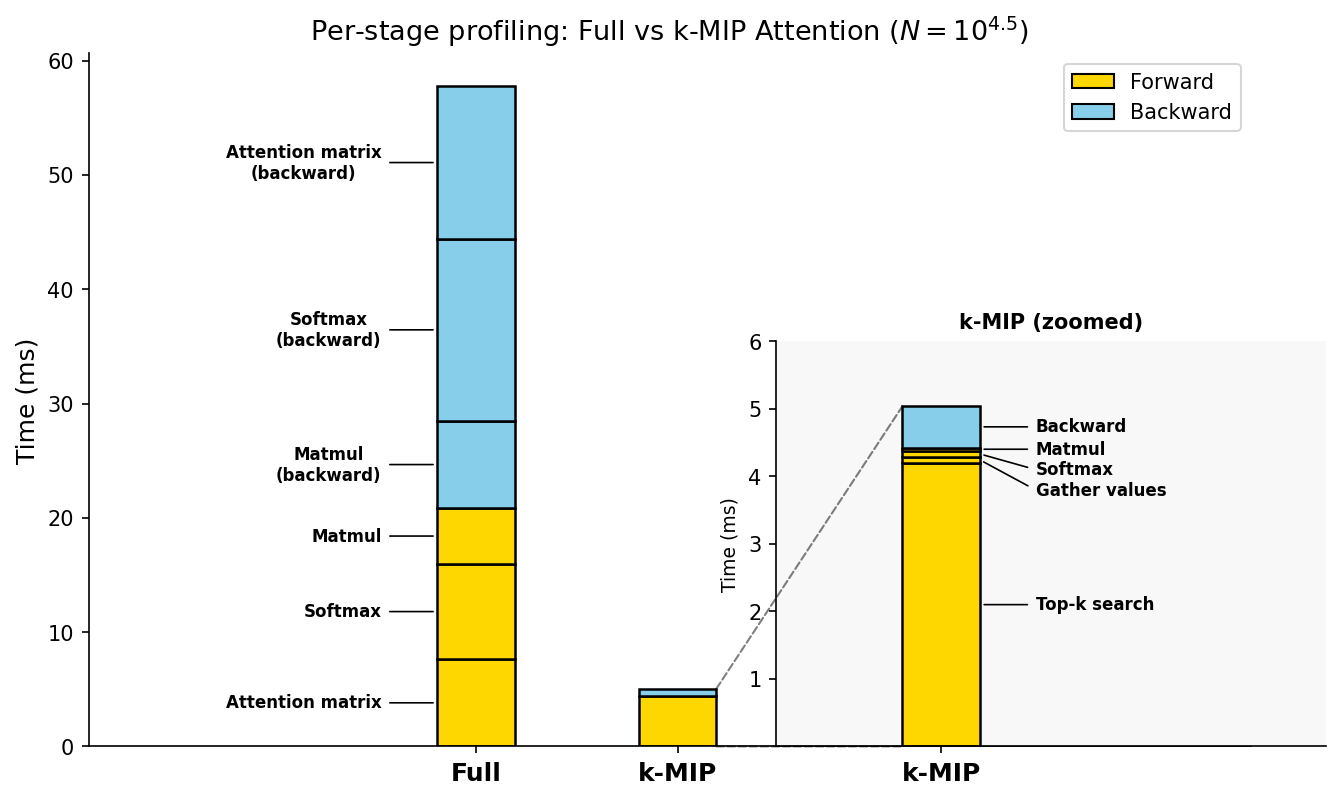

Source code (Python):
"""
Per-stage profiling: Full Attention vs k-MIP Attention at N=10^4.5.
Produces a stacked bar chart comparing per-stage computation time.
"""

import gc
import os
import time
import math
import subprocess

os.environ["PYTORCH_CUDA_ALLOC_CONF"] = "expandable_segments:True"

# Select the GPU with the most free memory (must be before importing torch)
_result = subprocess.run(
    ["nvidia-smi", "--query-gpu=index,memory.free", "--format=csv,noheader,nounits"],
    capture_output=True, text=True,
)
if _result.returncode == 0:
    _gpus = []
    for _line in _result.stdout.strip().split("\n"):
        _idx, _free = _line.split(",")
        _gpus.append((int(_idx.strip()), int(_free.strip())))
    _best_gpu = max(_gpus, key=lambda x: x[1])[0]
    os.environ["CUDA_VISIBLE_DEVICES"] = str(_best_gpu)
    print(f"Selected GPU {_best_gpu} (most free memory)")

import numpy as np
import torch
import torch.nn.functional as F
import matplotlib.pyplot as plt

from methods.symbolic_sparse import symbolic_sparse_nearest_k_keys

# --- Parameters ---
N = 31623  # 10^4.5
k = 10
d_K = 10
val_dim = 10
B = 1
H = 1
NUM_WARMUP = 1
NUM_RUNS = 5
DEVICE = "cuda"
DTYPE = torch.float32

torch.manual_seed(0)
torch.cuda.manual_seed(0)


def sync():
    torch.cuda.synchronize()


# ============================================================
# Full Attention: forward (sync boundaries) + backward (autograd hooks)
# ============================================================

def profile_full_forward(Q, K, V):
    """Profile full attention forward per-stage."""
    sync()

    t0 = time.time()
    attn_scores = torch.einsum("bhqd,bhkd->bhqk", Q, K) / math.sqrt(d_K)
    sync()
    fwd_matmul_qk = time.time() - t0

    t0 = time.time()
    attn_probs = F.softmax(attn_scores, dim=-1)
    sync()
    fwd_softmax = time.time() - t0

    t0 = time.time()
    out = torch.einsum("bhqk,bhkd->bhqd", attn_probs, V)
    sync()
    fwd_matmul_av = time.time() - t0

    del out, attn_probs, attn_scores
    return {"fwd_matmul_qk": fwd_matmul_qk, "fwd_softmax": fwd_softmax, "fwd_matmul_av": fwd_matmul_av}


def profile_full_backward(Q, K, V):
    """Profile full attention backward per-stage using autograd hooks.
    Q, K, V must have requires_grad=True."""
    # Forward (untimed) — builds autograd graph
    attn_scores = torch.einsum("bhqd,bhkd->bhqk", Q, K) / math.sqrt(d_K)
    attn_probs = F.softmax(attn_scores, dim=-1)
    out = torch.einsum("bhqk,bhkd->bhqd", attn_probs, V)

    # Register hooks that fire in reverse order during backward:
    #   out hook → (matmul AV bwd) → attn_probs hook → (softmax bwd) → attn_scores hook → (matmul QK bwd) → end
    hook_times = []

    def record_time(grad):
        sync()
        hook_times.append(time.time())

    out.register_hook(record_time)
    attn_probs.register_hook(record_time)
    attn_scores.register_hook(record_time)

    grad_output = torch.ones_like(out)
    sync()
    out.backward(grad_output)
    sync()
    t_bwd_end = time.time()

    bwd_matmul_av = hook_times[1] - hook_times[0]
    bwd_softmax = hook_times[2] - hook_times[1]
    bwd_matmul_qk = t_bwd_end - hook_times[2]

    return {"bwd_matmul_av": bwd_matmul_av, "bwd_softmax": bwd_softmax, "bwd_matmul_qk": bwd_matmul_qk}


# ============================================================
# k-MIP Attention: forward (per-stage) + backward (single block)
# ============================================================

def profile_kmip_forward(Q, K, V):
    """Profile k-MIP forward pass per-stage. Returns dict of stage times."""
    sync()

    # Stage 1: top-k search
    t0 = time.time()
    nearest_key_indices = symbolic_sparse_nearest_k_keys(Q, K, k).to(torch.int64)
    sync()
    fwd_topk = time.time() - t0

    # Stage 2: gather keys & values
    t0 = time.time()
    nearest_keys = torch.gather(
        input=K.unsqueeze(-2).expand(*K.shape[:-1], k, d_K),
        dim=-3,
        index=nearest_key_indices.unsqueeze(-1).expand(*nearest_key_indices.shape, d_K),
    )
    nearest_values = torch.gather(
        input=V.unsqueeze(-2).expand(*K.shape[:-1], k, val_dim),
        dim=-3,
        index=nearest_key_indices.unsqueeze(-1).expand(*nearest_key_indices.shape, val_dim),
    )
    sync()
    fwd_gather = time.time() - t0

    # Stage 3: softmax (QK scores on gathered keys + softmax)
    t0 = time.time()
    queries_extended = Q.unsqueeze(-2).expand(*Q.shape[:-1], k, d_K)
    attn_weights = (queries_extended * nearest_keys).sum(-1) / math.sqrt(d_K)
    attn_weights = F.softmax(attn_weights, dim=-1)
    sync()
    fwd_softmax = time.time() - t0

    # Stage 4: matmul (weighted sum of gathered values)
    t0 = time.time()
    out = (attn_weights.unsqueeze(-1) * nearest_values).sum(dim=-2)
    sync()
    fwd_matmul = time.time() - t0

    del out, attn_weights, queries_extended, nearest_keys, nearest_values, nearest_key_indices

    return {
        "fwd_topk": fwd_topk,
        "fwd_gather": fwd_gather,
        "fwd_softmax": fwd_softmax,
        "fwd_matmul": fwd_matmul,
    }


def profile_kmip_backward(Q, K, V):
    """Run full k-MIP forward (untimed), then time backward.
    Backward only flows through gather+softmax+matmul (top-k is @torch.no_grad)."""
    # Full forward (untimed)
    nearest_key_indices = symbolic_sparse_nearest_k_keys(Q, K, k).to(torch.int64)

    nearest_keys = torch.gather(
        input=K.unsqueeze(-2).expand(*K.shape[:-1], k, d_K),
        dim=-3,
        index=nearest_key_indices.unsqueeze(-1).expand(*nearest_key_indices.shape, d_K),
    )
    nearest_values = torch.gather(
        input=V.unsqueeze(-2).expand(*K.shape[:-1], k, val_dim),
        dim=-3,
        index=nearest_key_indices.unsqueeze(-1).expand(*nearest_key_indices.shape, val_dim),
    )
    queries_extended = Q.unsqueeze(-2).expand(*Q.shape[:-1], k, d_K)
    attn_weights = (queries_extended * nearest_keys).sum(-1) / math.sqrt(d_K)
    attn_weights = F.softmax(attn_weights, dim=-1)
    out = (attn_weights.unsqueeze(-1) * nearest_values).sum(dim=-2)

    grad_output = torch.ones_like(out)
    sync()

    # Time backward
    t0 = time.time()
    out.backward(grad_output)
    sync()
    bwd_time = time.time() - t0

    del out, attn_weights, queries_extended, nearest_keys, nearest_values, nearest_key_indices, grad_output

    return bwd_time


# ============================================================
# Main profiling loop
# ============================================================

def make_tensors(requires_grad):
    Q = torch.randn(B, H, N, d_K, device=DEVICE, dtype=DTYPE, requires_grad=requires_grad)
    K = torch.randn(B, H, N, d_K, device=DEVICE, dtype=DTYPE, requires_grad=requires_grad)
    V = torch.randn(B, H, N, val_dim, device=DEVICE, dtype=DTYPE, requires_grad=requires_grad)
    return Q, K, V


print(f"Per-stage profiling: N={N}, k={k}, d_K={d_K}, val_dim={val_dim}")
print(f"Warmup runs: {NUM_WARMUP}, measurement runs: {NUM_RUNS}")
print()

# --- Profile Full Attention ---
print("=== Full Attention ===")
full_runs = []
for run in range(NUM_WARMUP + NUM_RUNS):
    # Forward (per-stage timing, requires_grad=True to match profiling-experiment.py)
    Q, K_t, V = make_tensors(requires_grad=True)
    fwd_result = profile_full_forward(Q, K_t, V)
    del Q, K_t, V

    # Backward (per-stage via hooks, separate forward builds the graph)
    Q, K_t, V = make_tensors(requires_grad=True)
    bwd_result = profile_full_backward(Q, K_t, V)
    del Q, K_t, V

    result = {**fwd_result, **bwd_result}
    if run >= NUM_WARMUP:
        full_runs.append(result)
        print(f"  Run {run - NUM_WARMUP}: { {k: f'{v*1000:.2f}ms' for k, v in result.items()} }")

# --- Profile k-MIP Attention ---
print("\n=== k-MIP Attention ===")
kmip_fwd_runs = []
kmip_bwd_runs = []

for run in range(NUM_WARMUP + NUM_RUNS):
    # Forward (per-stage)
    Q, K_t, V = make_tensors(requires_grad=True)
    fwd_result = profile_kmip_forward(Q, K_t, V)
    del Q, K_t, V

    # Backward (single block)
    Q, K_t, V = make_tensors(requires_grad=True)
    bwd_time = profile_kmip_backward(Q, K_t, V)
    del Q, K_t, V

    if run >= NUM_WARMUP:
        kmip_fwd_runs.append(fwd_result)
        kmip_bwd_runs.append(bwd_time)
        print(f"  Run {run - NUM_WARMUP}: fwd={ {k: f'{v*1000:.2f}ms' for k, v in fwd_result.items()} }, bwd={bwd_time*1000:.2f}ms")


# ============================================================
# Aggregate results (mean over runs, convert to ms)
# ============================================================

def mean_of_key(runs, key):
    return np.mean([r[key] for r in runs]) * 1000  # ms

# Full attention stages (bottom-to-top order in the stacked bar)
full_fwd_stages = [
    ("Attention matrix",  mean_of_key(full_runs, "fwd_matmul_qk")),
    ("Softmax",           mean_of_key(full_runs, "fwd_softmax")),
    ("Matmul",            mean_of_key(full_runs, "fwd_matmul_av")),
]
full_bwd_stages = [
    ("Matmul\n(backward)",            mean_of_key(full_runs, "bwd_matmul_av")),
    ("Softmax\n(backward)",           mean_of_key(full_runs, "bwd_softmax")),
    ("Attention matrix\n(backward)",  mean_of_key(full_runs, "bwd_matmul_qk")),
]

# k-MIP stages
kmip_fwd_stages = [
    ("Top-k search",   mean_of_key(kmip_fwd_runs, "fwd_topk")),
    ("Gather values",  mean_of_key(kmip_fwd_runs, "fwd_gather")),
    ("Softmax",        mean_of_key(kmip_fwd_runs, "fwd_softmax")),
    ("Matmul",         mean_of_key(kmip_fwd_runs, "fwd_matmul")),
]
kmip_bwd_time = np.mean(kmip_bwd_runs) * 1000  # ms
kmip_bwd_stages = [
    ("Backward", kmip_bwd_time),
]

print("\n=== Summary (ms) ===")
print("Full fwd:", full_fwd_stages)
print("Full bwd:", full_bwd_stages)
print("Full total:", sum(t for _, t in full_fwd_stages) + sum(t for _, t in full_bwd_stages))
print("k-MIP fwd:", kmip_fwd_stages)
print("k-MIP bwd:", kmip_bwd_stages)
print("k-MIP total:", sum(t for _, t in kmip_fwd_stages) + sum(t for _, t in kmip_bwd_stages))


# ============================================================
# Plot
# ============================================================

GOLD = "#FFD700"
LIGHT_BLUE = "#87CEEB"
EDGE_COLOR = "black"
TEXT_COLOR = "black"
from matplotlib.patches import Patch, FancyBboxPatch, ConnectionPatch

fig, ax = plt.subplots(figsize=(10, 6))

bar_width = 0.05

full_total = sum(t for _, t in full_fwd_stages) + sum(t for _, t in full_bwd_stages)
kmip_total = sum(t for _, t in kmip_fwd_stages) + sum(t for _, t in kmip_bwd_stages)

x_positions = [-0.10, 0.03]  # Full, k-MIP


def draw_stacked_bar(target_ax, x, fwd_stages, bwd_stages, bw,
                     label_side=None, fontsize=8):
    """Draw one stacked bar on target_ax. Returns bar top."""
    bottom = 0.0
    segments = []

    for name, val in fwd_stages:
        target_ax.bar(x, val, bw, bottom=bottom,
                      color=GOLD, edgecolor=EDGE_COLOR, linewidth=1.2)
        segments.append((bottom, bottom + val, name, val))
        bottom += val

    for name, val in bwd_stages:
        target_ax.bar(x, val, bw, bottom=bottom,
                      color=LIGHT_BLUE, edgecolor=EDGE_COLOR, linewidth=1.2)
        segments.append((bottom, bottom + val, name, val))
        bottom += val

    if label_side is None:
        return bottom

    # All labels placed outside the bar with connecting lines
    min_gap = bottom * 0.03
    positions = [(b + t) / 2 for b, t, _, _ in segments]
    # Spread positions to avoid overlap (bottom-to-top)
    for i in range(1, len(positions)):
        if positions[i] - positions[i - 1] < min_gap:
            positions[i] = positions[i - 1] + min_gap

    x_offset = 0.036
    for (b, t, name, val), text_y in zip(segments, positions):
        cy = (b + t) / 2
        if label_side == "right":
            target_ax.annotate(
                name, xy=(x + bw / 2, cy),
                xytext=(x + bw / 2 + x_offset, text_y),
                fontsize=fontsize, fontweight="bold", color=TEXT_COLOR,
                va="center", ha="left", multialignment="center",
                arrowprops=dict(arrowstyle="-", color=TEXT_COLOR, lw=0.8),
            )
        else:
            target_ax.annotate(
                name, xy=(x - bw / 2, cy),
                xytext=(x - bw / 2 - x_offset, text_y),
                fontsize=fontsize, fontweight="bold", color=TEXT_COLOR,
                va="center", ha="right", multialignment="center",
                arrowprops=dict(arrowstyle="-", color=TEXT_COLOR, lw=0.8),
            )

    return bottom


# --- Main chart ---
draw_stacked_bar(ax, x_positions[0], full_fwd_stages, full_bwd_stages, bar_width,
                 label_side="left")
# Aggregate k-MIP into single forward/backward segments for the main chart
# (individual stages are too thin and their edges make the bar look dark)
kmip_fwd_total = [("Forward", sum(t for _, t in kmip_fwd_stages))]
kmip_bwd_total = [("Backward", sum(t for _, t in kmip_bwd_stages))]
draw_stacked_bar(ax, x_positions[1], kmip_fwd_total, kmip_bwd_total, bar_width)

ax.set_xticks(x_positions)
ax.set_xticklabels(["Full", "k-MIP"], fontsize=12, fontweight="bold")
ax.set_ylabel("Time (ms)", fontsize=12)
ax.set_xlim(-0.35, 0.40)
ax.spines["top"].set_visible(False)
ax.spines["right"].set_visible(False)

legend_elements = [
    Patch(facecolor=GOLD, edgecolor=EDGE_COLOR, label="Forward"),
    Patch(facecolor=LIGHT_BLUE, edgecolor=EDGE_COLOR, label="Backward"),
]
ax.legend(handles=legend_elements, loc="upper right", fontsize=10)
ax.set_title(r"Per-stage profiling: Full vs k-MIP Attention ($N=10^{4.5}$)", fontsize=13)

# --- Inset zoom panel for k-MIP ---
# Position inset so its left edge is offset right of the k-MIP bar's right edge
fig.canvas.draw()  # needed to get accurate coordinate transforms
kmip_right_fig = ax.transData.transform((x_positions[1] + bar_width / 2, 0))[0]
kmip_right_fig /= fig.get_size_inches()[0] * fig.dpi  # convert to figure fraction
inset_gap = 0.04  # gap between k-MIP bar and inset in figure fraction
inset_left = kmip_right_fig + inset_gap
inset_width = 0.95 - inset_left  # extend to near right edge of figure
inset_height = 0.45
main_pos = ax.get_position()
inset_bottom = main_pos.y0  # align with main chart bottom

inset_ax = fig.add_axes([inset_left, inset_bottom, inset_width, inset_height])

inset_bw = bar_width  # same width as main bars
# Set inset xlim so bar looks same visual width as in main chart
main_xlim_range = 0.40 - (-0.35)  # ax xlim range
main_axes_width = main_pos.width
inset_visual_ratio = inset_width / main_axes_width
inset_xlim_range = main_xlim_range * inset_visual_ratio
inset_ax.set_xlim(-inset_xlim_range * 0.30, inset_xlim_range * 0.70)

# Draw bars without auto-labels, then place labels manually to avoid overlap
draw_stacked_bar(inset_ax, 0, kmip_fwd_stages, kmip_bwd_stages, inset_bw)

# Compute segment boundaries for manual annotation
kmip_segments = []  # (bottom, top, name)
_bot = 0.0
for name, val in kmip_fwd_stages + kmip_bwd_stages:
    kmip_segments.append((_bot, _bot + val, name))
    _bot += val

# Manual label positions: Top-k gets auto, then Gather/Softmax/Matmul/Backward
# are spaced downward from the Matmul segment center
_x_off = 0.036
_fs = 8
# Top-k search: beside its segment (large, no overlap issue)
_b, _t, _n = kmip_segments[0]
inset_ax.annotate(_n, xy=(inset_bw / 2, (_b + _t) / 2),
    xytext=(inset_bw / 2 + _x_off, (_b + _t) / 2),
    fontsize=_fs, fontweight="bold", color=TEXT_COLOR,
    va="center", ha="left",
    arrowprops=dict(arrowstyle="-", color=TEXT_COLOR, lw=0.8))

# Matmul (idx 3): beside its segment
_b, _t, _n = kmip_segments[3]
_matmul_y = (_b + _t) / 2
inset_ax.annotate(_n, xy=(inset_bw / 2, _matmul_y),
    xytext=(inset_bw / 2 + _x_off, _matmul_y),
    fontsize=_fs, fontweight="bold", color=TEXT_COLOR,
    va="center", ha="left",
    arrowprops=dict(arrowstyle="-", color=TEXT_COLOR, lw=0.8))

# Softmax (idx 2): slightly below Matmul
_b, _t, _n = kmip_segments[2]
_softmax_y = _matmul_y - kmip_total * 0.06
inset_ax.annotate(_n, xy=(inset_bw / 2, (_b + _t) / 2),
    xytext=(inset_bw / 2 + _x_off, _softmax_y),
    fontsize=_fs, fontweight="bold", color=TEXT_COLOR,
    va="center", ha="left",
    arrowprops=dict(arrowstyle="-", color=TEXT_COLOR, lw=0.8,
                    relpos=(0, 0.5)))

# Gather values (idx 1): slightly below Softmax
_b, _t, _n = kmip_segments[1]
_gather_y = _softmax_y - kmip_total * 0.06
inset_ax.annotate(_n, xy=(inset_bw / 2, (_b + _t) / 2),
    xytext=(inset_bw / 2 + _x_off, _gather_y),
    fontsize=_fs, fontweight="bold", color=TEXT_COLOR,
    va="center", ha="left",
    arrowprops=dict(arrowstyle="-", color=TEXT_COLOR, lw=0.8,
                    relpos=(0, 0.5)))

# Backward (idx 4): beside its segment
_b, _t, _n = kmip_segments[4]
inset_ax.annotate(_n, xy=(inset_bw / 2, (_b + _t) / 2),
    xytext=(inset_bw / 2 + _x_off, (_b + _t) / 2),
    fontsize=_fs, fontweight="bold", color=TEXT_COLOR,
    va="center", ha="left",
    arrowprops=dict(arrowstyle="-", color=TEXT_COLOR, lw=0.8))

inset_ax.set_ylim(0, kmip_total * 1.15)
inset_ax.set_xticks([0])
inset_ax.set_xticklabels(["k-MIP"], fontsize=12, fontweight="bold")
inset_ax.set_ylabel("Time (ms)", fontsize=9)
inset_ax.set_title("k-MIP (zoomed)", fontsize=10, fontweight="bold", color=TEXT_COLOR)
inset_ax.spines["top"].set_visible(False)
inset_ax.spines["right"].set_visible(False)
inset_ax.patch.set_facecolor("#f7f7f7")
inset_ax.patch.set_alpha(0.8)
# Remove the 0 tick from the y-axis
yticks = [t for t in inset_ax.get_yticks() if t > 0]
inset_ax.set_yticks(yticks)

# --- Connecting dashed lines: k-MIP bar (main) → k-MIP bar (inset) ---
# Bottom: right-bottom of main bar → left-bottom of inset bar
con_bottom = ConnectionPatch(
    xyA=(x_positions[1] + bar_width / 2, 0),
    xyB=(0 - inset_bw / 2, 0),
    coordsA="data", coordsB="data",
    axesA=ax, axesB=inset_ax,
    color=TEXT_COLOR, linestyle="--", linewidth=1.0, alpha=0.5,
)
fig.add_artist(con_bottom)

# Top: right-top of main bar → left-top of inset bar
con_top = ConnectionPatch(
    xyA=(x_positions[1] + bar_width / 2, kmip_total),
    xyB=(0 - inset_bw / 2, kmip_total),
    coordsA="data", coordsB="data",
    axesA=ax, axesB=inset_ax,
    color=TEXT_COLOR, linestyle="--", linewidth=1.0, alpha=0.5,
)
fig.add_artist(con_top)

plt.savefig("per-stage-profiling.png", dpi=150, bbox_inches="tight")
plt.savefig("per-stage-profiling.pdf", bbox_inches="tight")
print("\nSaved per-stage-profiling.png and per-stage-profiling.pdf")
